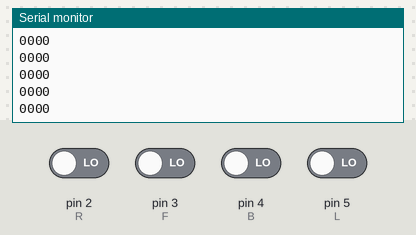
A sketch run on a simulated Arduino Uno, built with avr-gcc and run on an emulated ATmega328P. On the bench: the last lines printed to the serial monitor. Inputs (shaded band) come from the test bench; at power-on: pin 2 (R), pin 3 (F), pin 4 (B), pin 5 (L) LOW. No radio packets arrive unless stated.

Above: at 1.2 s.
1.3 s: pin 2 (R) driven HIGH
At 1.9 s:
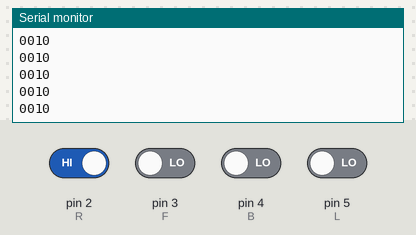
2.8 s: pin 3 (F) driven HIGH
At 3.6 s:
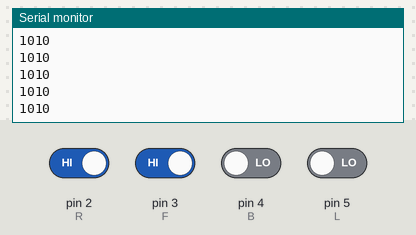
4.3 s: pin 4 (B) driven HIGH
At 5.0 s:
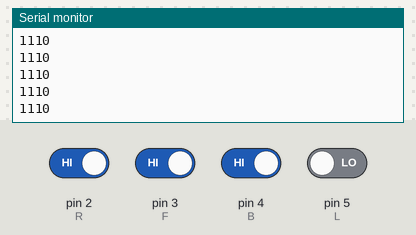
5.8 s: pin 5 (L) driven HIGH
At 6.7 s:
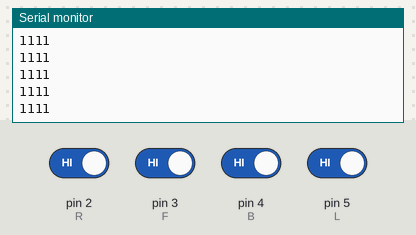
7.3 s: pin 2 (R) driven LOW
At 8.3 s:
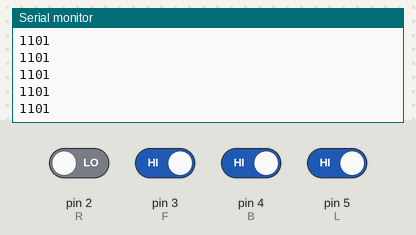
8.8 s: pin 3 (F) driven LOW
At 9.4 s:
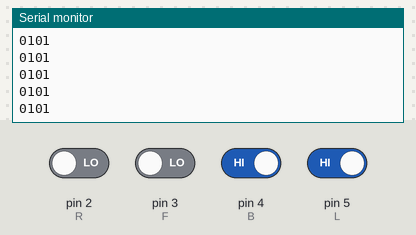
Timing chart, 0 to 11.3 s (numbered marks = the images above; inputs shaded):
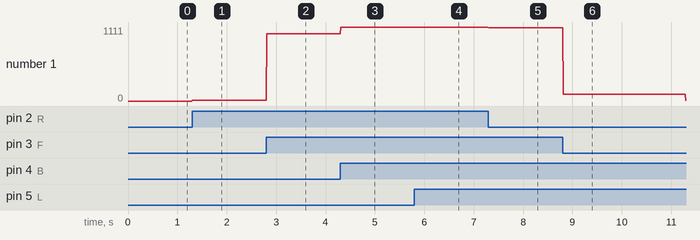

The sketch:

wireless_dragon_controller.ino
```cpp
/*
  This program should be uploaded to a four-button controller with an RF24 radio chip
  and used to control a two-wheeled device - such as a two-wheeled giant articulated dragon.

  Use four buttons - one for forwards, one for backwards, one for right, and one for left.
  The dragon expects to receive the readings of these buttons in that exact order.

  The code for the dragon is in wireless_dragon_body.ino.
*/
#include <SPI.h>
#include <RF24.h>

// Pin of the "go forwards" button
int F = 3;
// Pin of the "go backwards" button
int B = 4;
// Pin of the "go right" button
int R = 2;
// Pin of the "go left" button
int L = 5;

RF24 radio(9, 10);
const byte address[6] = "00001";

void setup() {
  pinMode(F, INPUT);
  pinMode(B, INPUT);
  pinMode(R, INPUT);
  pinMode(L, INPUT);
  Serial.begin(9600);

  // Set up the radio to listen for directions from our controller.
  radio.begin();
  radio.openWritingPipe(address);
  radio.setPALevel(RF24_PA_MIN);
}

void loop() {
  // This message stores the button data that we will send to the dragon.
  // If the first array member is 1, it should drive forward; if the second is 1, it drives backward;
  // if the third is 1, it turns right; if the fourth is 1, it turns turn left.
  // If more than one member is 1, the lowest index that is 1 is prioritized.
  //             F, B, R, L
  bool msg[4] = { 0, 0, 0, 0 };

  // Push the readings from the buttons into the message.
  if (digitalRead(F)) {
    msg[0] = 1;
  }
  if (digitalRead(B)) {
    msg[1] = 1;
  }
  if (digitalRead(R)) {
    msg[2] = 1;
  }
  if (digitalRead(L)) {
    msg[3] = 1;
  }

  // RF24s are finicky; this debug code remains active so you can always
  // open the serial monitor and check what is and isn't being received.
  for (int i = 0; i < 4; ++i) {
    Serial.print(msg[i]);
  }
  Serial.println();

  // Send the message to the dragon body.
  radio.write(&msg, sizeof(msg));

  delay(10);
}
```

Measured:
- after the input at 1.3 s, the serial monitor: prints a new line at once (image 1)
- after the input at 2.8 s, the serial monitor: prints a new line at once (image 2)
- after the input at 4.3 s, the serial monitor: prints a new line at once (image 3)
- after the input at 5.8 s, the serial monitor: prints a new line at once (image 4)
- after the input at 7.3 s, the serial monitor: prints a new line at once (image 5)
- after the input at 8.8 s, the serial monitor: prints a new line at once (image 6)
- plotted number 1: 0 → 10 after the input at 1.3 s, 10 → 1010 after the input at 2.8 s, 1010 → 1110 after the input at 4.3 s, 1110 → 1111 after the input at 5.8 s, 1111 → 1101 after the input at 7.3 s
